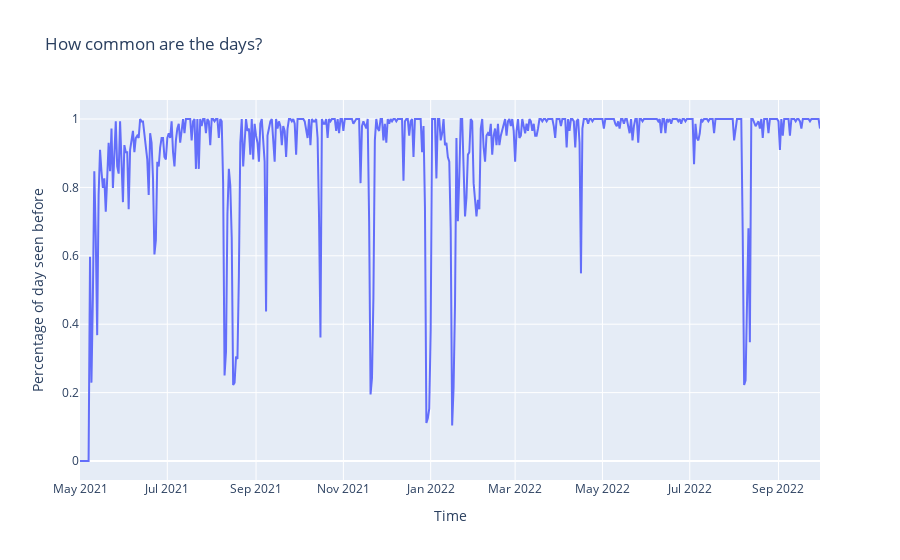

The notebook cell this image was saved under:
### Code cell
fig = px.line(df_plot, x="Time", y="Percentage of day seen before", title='How common are the days?')
fig.show()

### Figure 1 — Plotly figure (JSON) as saved in the notebook; plotly's stock layout.template omitted (floating-point values rounded to 4 significant figures; data arrays with more than 128 entries replaced by an {"elided": "..."} marker saying what was removed)
{"data": [{"hovertemplate": "Time=%{x}<br>Percentage of day seen before=%{y}<extra></extra>", "legendgroup": "", "line": {"color": "#636efa", "dash": "solid"}, "marker": {"symbol": "circle"}, "mode": "lines", "name": "", "orientation": "v", "showlegend": false, "type": "scatter", "x": {"elided": "518 str values"}, "xaxis": "x", "y": {"elided": "518 float values"}, "yaxis": "y"}], "layout": {"legend": {"tracegroupgap": 0}, "title": {"text": "How common are the days?"}, "xaxis": {"anchor": "y", "domain": [0, 1], "title": {"text": "Time"}}, "yaxis": {"anchor": "x", "domain": [0, 1], "title": {"text": "Percentage of day seen before"}}}}
